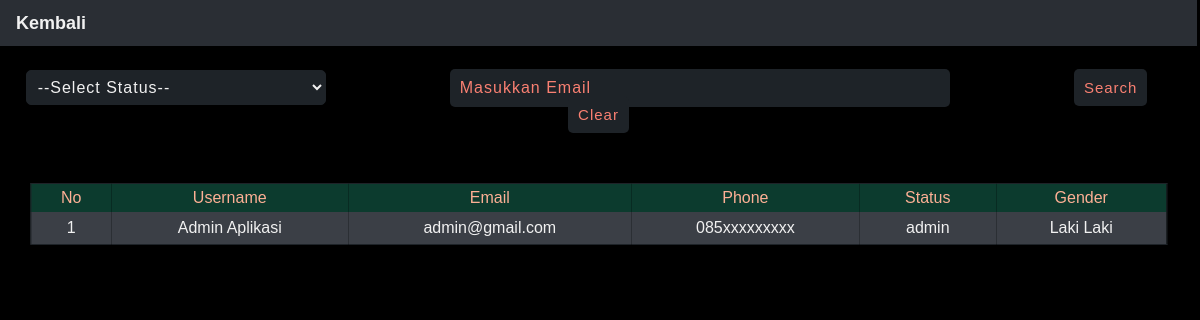
Screenshot of /komponen/admin/componen/dataakun/akun.php?cari=admin@gmail.com with the database file from the repository.
### tables this page shows
CREATE TABLE `akun` (
  `id` int(255) NOT NULL,
  `email` varchar(500) NOT NULL,
  `password` varchar(500) NOT NULL,
  `username` varchar(500) NOT NULL,
  `phone` varchar(500) NOT NULL,
  `gender` varchar(500) NOT NULL,
  `status` varchar(500) NOT NULL
);

### komponen/admin/componen/dataakun/akun.php (the view, shortened to what this page needs)
<!DOCTYPE html>
<html lang="en">
    <?php
        $id = $_GET['id'];
    ?>
    <head>
        <link rel="stylesheet" href="../../../../css/reset.css" type="text/css" />
        <link rel="stylesheet" href="../../../../css/style.css" type="text/css" />
        <link rel="stylesheet" href="https://cdnjs.cloudflare.com/ajax/libs/font-awesome/4.7.0/css/font-awesome.min.css" />
    </head>
    <body>
        <nav class="topnav" id="myTopnav">
            <a href="../../dashboard.php?id=<?php echo $id ?>" class="active">Kembali</a>
        </nav>
        <section>
            <div class="layout-tabel">
                <div class="layout-filter-admin" style="text-align: center;">
                    <form action="akun.php?id=<?php echo $id ?>" method="GET">
                        <select class="selectTabel" name="filterStatus" onchange="this.form.submit()">
                            <option value="" disabled selected>--Select Status--</option>
                        </select>
                        <input type="search" name="cari" placeholder="Masukkan Email" />
                        <input type="submit" value="Search">
                        <a href="akun.php?id=<?php echo $id ?>">Clear</a>
                </div>
                <table style="width: 95%; margin-bottom: 20px; color: #f1f1f1;" class="table">
                    <tr>
                        <th>No</th>
                        <th>Username</th>
                        <th>Email</th>
                        <th>Phone</th>
                        <th>Status</th>
                        <th>Gender</th>
                    </tr>
                <?php
                    $conn = mysqli_connect('localhost','root','','kelompok');
                    if(isset($_GET['cari'])) {
                        $cari = $_GET['cari'];
                        $data = mysqli_query($conn, "select * from akun where email like '%".$cari."%'");
                    } else {
                        $data = mysqli_query($conn, "select * from akun");
                    }
                    $no = 1;
                    while($all = mysqli_fetch_array($data)) {
                ?>
                <tr>
                    <td><?php echo $no++; ?></td>
                    <td><?php echo $all['username'] ?></td>
                    <td><?php echo $all['email'] ?></td>
                    <td><?php echo $all['phone'] ?></td>
                    <td><?php echo $all['status'] ?></td>
                    <td><?php echo $all['gender'] ?></td>
                </tr>
                <?php
                    }
                ?>
                </table>
            </div>
        </section>
    </body>
</html>

### css/style.css (style rules this page uses)
html { scroll-behavior: smooth; }
body { font-family: sans-serif; background-color: #000; }
.layout-login form input[type = text], form input[type = password], form select, form input[type = email] { outline: none; border: 1px solid salmon; background-color: transparent; color: #f1f1f1; width: 300px; border-radius: 5px; margin-top: 2%; padding: 7px; font-size: 16px; letter-spacing: 1px; }
.topnav { overflow: hidden; background-color: #2a2e34; }
.topnav a { font-family: sans-serif; float: left; display: block; color: salmon; text-align: center; font-weight: bold; padding: 14px 16px; text-decoration: none; font-size: 18px; transition: 0.25s; }
::placeholder { color: salmon; }
.table { border-collapse: collapse; width: 50%; border: 1px solid #1e2328; position: relative; top: 0%; left: 50%; transform: translate(-50%, -0%); margin-top: 5%; margin-bottom: 5%; }
.table tr th { background: #0c3b2e; color: #fdb095; font-weight: normal; padding-top: 6px; padding-bottom: 6px; }
.table tr td { color: #f1f1f1; padding: 8px 20px; text-align: center; }
.table tr { transition: 0.5s; }
.table tr:nth-child(even) { background-color: #3b3f46; }
.layout-filter-admin form select { background-color: #1e2328; border-color: #1e2328; margin-right: 10%; }
.layout-filter-admin form input[type = search] { outline: none; padding: 10px; font-size: 16px; border-radius: 5px; width: 500px; letter-spacing: 1px; color: #f1f1f1; border: 0; margin-right: 10%; background-color: #1e2328; }
.layout-filter-admin form input[type = submit] { cursor: pointer; background-color: #1e2328; color: salmon; transition: 0.25s; padding: 10px; letter-spacing: 1px; font-size: 15px; outline: none; border: 0; border-radius: 5px; margin-right: 2%; }
.layout-filter-admin form a { text-decoration: none; color: salmon; border-radius: 5px; background-color: #1e2328; padding: 10px; font-size: 15px; letter-spacing: 1px; transition: 0.25s; }

### rows the page displays
akun: username "Admin Aplikasi", email "admin@gmail.com", phone "085xxxxxxxxx", status "admin", gender "Laki Laki"
